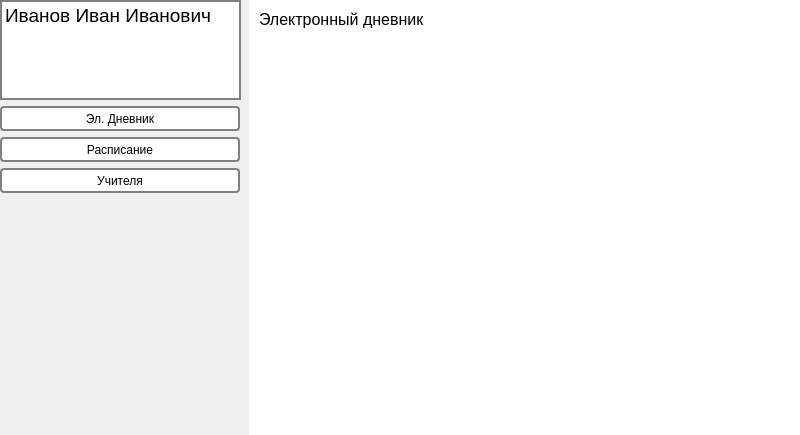
<?xml version="1.0" encoding="UTF-8"?>
<ui version="4.0">
 <class>MainW</class>
 <widget class="QDialog" name="MainW">
  <property name="geometry">
   <rect>
    <x>0</x>
    <y>0</y>
    <width>800</width>
    <height>435</height>
   </rect>
  </property>
  <property name="minimumSize">
   <size>
    <width>800</width>
    <height>435</height>
   </size>
  </property>
  <property name="windowTitle">
   <string>Journal</string>
  </property>
  <widget class="QStackedWidget" name="MainWidget">
   <property name="geometry">
    <rect>
     <x>249</x>
     <y>-1</y>
     <width>551</width>
     <height>441</height>
    </rect>
   </property>
   <property name="styleSheet">
    <string notr="true">background-color: white;
border-radius: 4px 4px;</string>
   </property>
   <property name="currentIndex">
    <number>0</number>
   </property>
   <widget class="QWidget" name="page">
    <widget class="QLabel" name="label">
     <property name="geometry">
      <rect>
       <x>10</x>
       <y>10</y>
       <width>170</width>
       <height>20</height>
      </rect>
     </property>
     <property name="minimumSize">
      <size>
       <width>170</width>
       <height>20</height>
      </size>
     </property>
     <property name="maximumSize">
      <size>
       <width>170</width>
       <height>20</height>
      </size>
     </property>
     <property name="font">
      <font>
       <pointsize>12</pointsize>
      </font>
     </property>
     <property name="text">
      <string>Электронный дневник</string>
     </property>
    </widget>
   </widget>
   <widget class="QWidget" name="page_2">
    <widget class="QLabel" name="label_2">
     <property name="geometry">
      <rect>
       <x>10</x>
       <y>10</y>
       <width>90</width>
       <height>20</height>
      </rect>
     </property>
     <property name="minimumSize">
      <size>
       <width>90</width>
       <height>20</height>
      </size>
     </property>
     <property name="maximumSize">
      <size>
       <width>90</width>
       <height>20</height>
      </size>
     </property>
     <property name="font">
      <font>
       <pointsize>12</pointsize>
      </font>
     </property>
     <property name="styleSheet">
      <string notr="true"/>
     </property>
     <property name="lineWidth">
      <number>1</number>
     </property>
     <property name="text">
      <string>Расписание</string>
     </property>
    </widget>
   </widget>
  </widget>
  <widget class="QWidget" name="verticalLayoutWidget">
   <property name="geometry">
    <rect>
     <x>0</x>
     <y>0</y>
     <width>242</width>
     <height>431</height>
    </rect>
   </property>
   <layout class="QVBoxLayout" name="verticalLayout">
    <property name="spacing">
     <number>6</number>
    </property>
    <property name="leftMargin">
     <number>0</number>
    </property>
    <item>
     <widget class="QFrame" name="frame">
      <property name="minimumSize">
       <size>
        <width>0</width>
        <height>100</height>
       </size>
      </property>
      <property name="maximumSize">
       <size>
        <width>241</width>
        <height>100</height>
       </size>
      </property>
      <property name="styleSheet">
       <string notr="true">background-color: white;
border: 2px solid gray;</string>
      </property>
      <property name="frameShape">
       <enum>QFrame::StyledPanel</enum>
      </property>
      <property name="frameShadow">
       <enum>QFrame::Raised</enum>
      </property>
      <widget class="QLabel" name="StudentName">
       <property name="geometry">
        <rect>
         <x>5</x>
         <y>5</y>
         <width>228</width>
         <height>20</height>
        </rect>
       </property>
       <property name="maximumSize">
        <size>
         <width>228</width>
         <height>20</height>
        </size>
       </property>
       <property name="font">
        <font>
         <pointsize>14</pointsize>
        </font>
       </property>
       <property name="styleSheet">
        <string notr="true">color: black;
border: 0px ;
</string>
       </property>
       <property name="text">
        <string>Иванов Иван Иванович</string>
       </property>
      </widget>
     </widget>
    </item>
    <item>
     <widget class="QPushButton" name="pushButton">
      <property name="minimumSize">
       <size>
        <width>240</width>
        <height>25</height>
       </size>
      </property>
      <property name="maximumSize">
       <size>
        <width>240</width>
        <height>25</height>
       </size>
      </property>
      <property name="styleSheet">
       <string notr="true">background-color: white;
border-radius: 4px 4px;
border: 2px solid gray;</string>
      </property>
      <property name="text">
       <string>Эл. Дневник</string>
      </property>
     </widget>
    </item>
    <item>
     <widget class="QPushButton" name="pushButton_2">
      <property name="minimumSize">
       <size>
        <width>0</width>
        <height>25</height>
       </size>
      </property>
      <property name="maximumSize">
       <size>
        <width>240</width>
        <height>25</height>
       </size>
      </property>
      <property name="styleSheet">
       <string notr="true">background-color: white;
border-radius: 4px 4px;
border: 2px solid gray;</string>
      </property>
      <property name="text">
       <string>Расписание</string>
      </property>
     </widget>
    </item>
    <item>
     <widget class="QPushButton" name="pushButton_3">
      <property name="minimumSize">
       <size>
        <width>240</width>
        <height>25</height>
       </size>
      </property>
      <property name="maximumSize">
       <size>
        <width>240</width>
        <height>25</height>
       </size>
      </property>
      <property name="styleSheet">
       <string notr="true">background-color: white;
border-radius: 4px 4px;
border: 2px solid gray;</string>
      </property>
      <property name="text">
       <string>Учителя</string>
      </property>
     </widget>
    </item>
    <item>
     <spacer name="verticalSpacer">
      <property name="orientation">
       <enum>Qt::Vertical</enum>
      </property>
      <property name="sizeHint" stdset="0">
       <size>
        <width>20</width>
        <height>40</height>
       </size>
      </property>
     </spacer>
    </item>
   </layout>
  </widget>
 </widget>
 <resources/>
 <connections/>
</ui>
